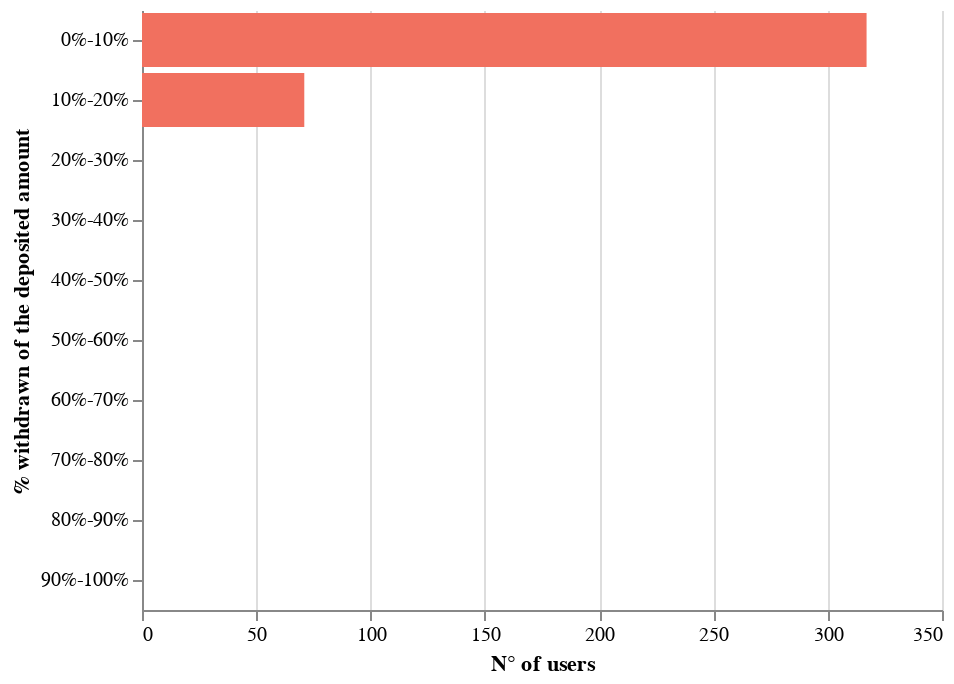

The code cell stored with this chart in its notebook:
### Code cell
alt.Chart(with_perc_buckets.sort_values(by='PERC_WITHDRAWN').rename(columns=cols_dict)).mark_bar().encode(
    y=alt.X(cols_dict['PERC_WITHDRAWN']+":N", sort=alt.EncodingSortField(order='ascending')),
    x=cols_dict['TOT_USERS']+":Q",
    tooltip=[cols_dict['PERC_WITHDRAWN']+":N",cols_dict['TOT_USERS']+":Q"]
).configure_mark(
    color='#F1705F'
).properties(height=300).configure_axisX(
    labelAngle=0
).configure_view(strokeOpacity=0)

### Figure 1 — Vega-Lite specification as saved in the notebook (floating-point values rounded to 4 significant figures)
{"config": {"view": {"continuousWidth": 400, "continuousHeight": 300, "strokeOpacity": 0}, "axisX": {"labelAngle": 0}, "mark": {"color": "#F1705F"}}, "data": {"name": "data-6f820d199082fc0288bd492b9dc74df3"}, "mark": "bar", "encoding": {"tooltip": [{"field": "% withdrawn of the deposited amount", "type": "nominal"}, {"field": "N° of users", "type": "quantitative"}], "x": {"field": "N° of users", "type": "quantitative"}, "y": {"field": "% withdrawn of the deposited amount", "sort": {"order": "ascending"}, "type": "nominal"}}, "height": 300, "$schema": "https://vega.github.io/schema/vega-lite/v4.17.0.json", "datasets": {"data-6f820d199082fc0288bd492b9dc74df3": [{"% withdrawn of the deposited amount": "0%-10%", "N° of users": 317.0}, {"% withdrawn of the deposited amount": "10%-20%", "N° of users": 71.0}, {"% withdrawn of the deposited amount": "20%-30%", "N° of users": 0.0}, {"% withdrawn of the deposited amount": "30%-40%", "N° of users": 0.0}, {"% withdrawn of the deposited amount": "40%-50%", "N° of users": 0.0}, {"% withdrawn of the deposited amount": "50%-60%", "N° of users": 0.0}, {"% withdrawn of the deposited amount": "60%-70%", "N° of users": 0.0}, {"% withdrawn of the deposited amount": "70%-80%", "N° of users": 0.0}, {"% withdrawn of the deposited amount": "80%-90%", "N° of users": 0.0}, {"% withdrawn of the deposited amount": "90%-100%", "N° of users": 0.0}]}}
